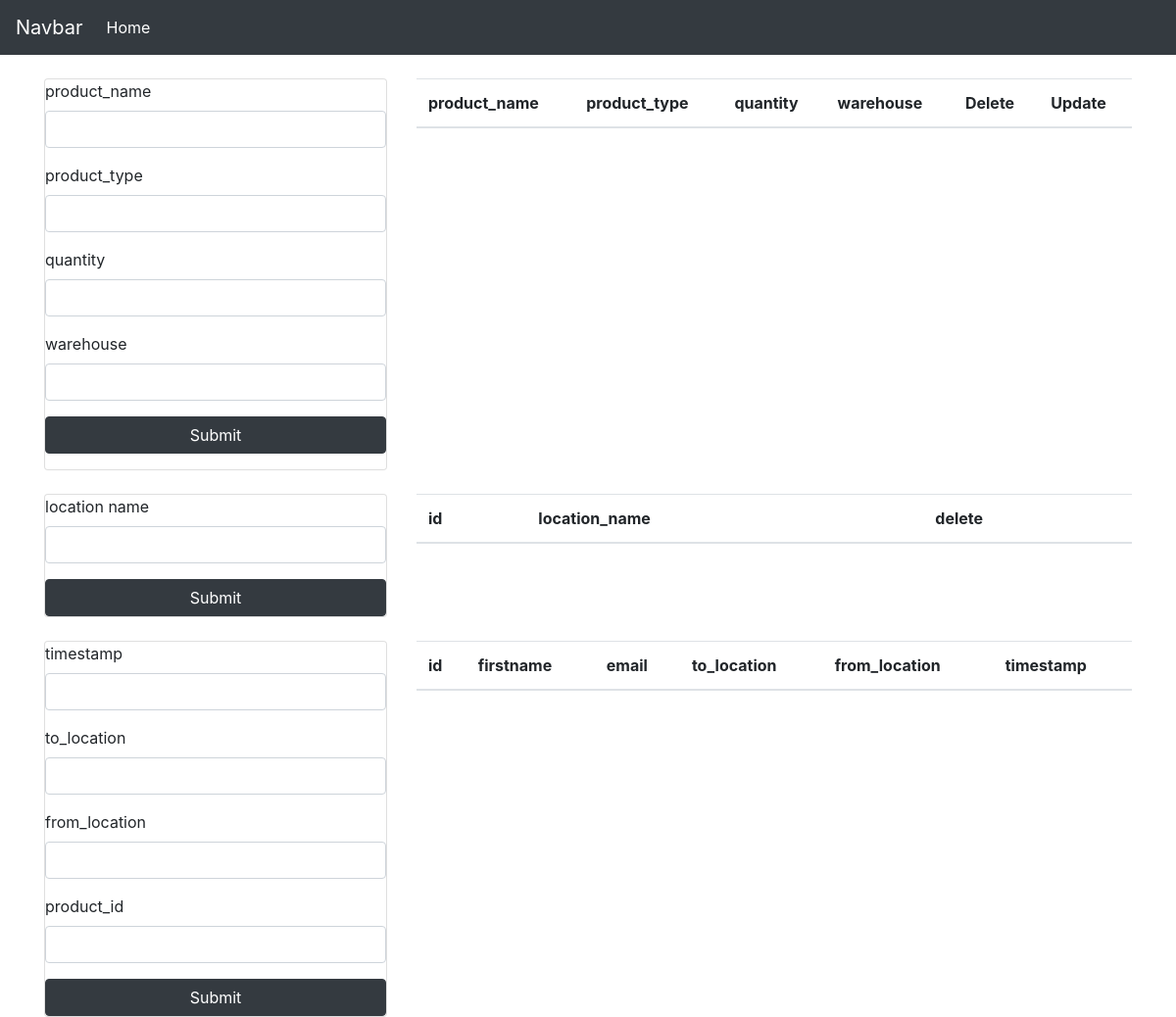
Before: / with the older database file.
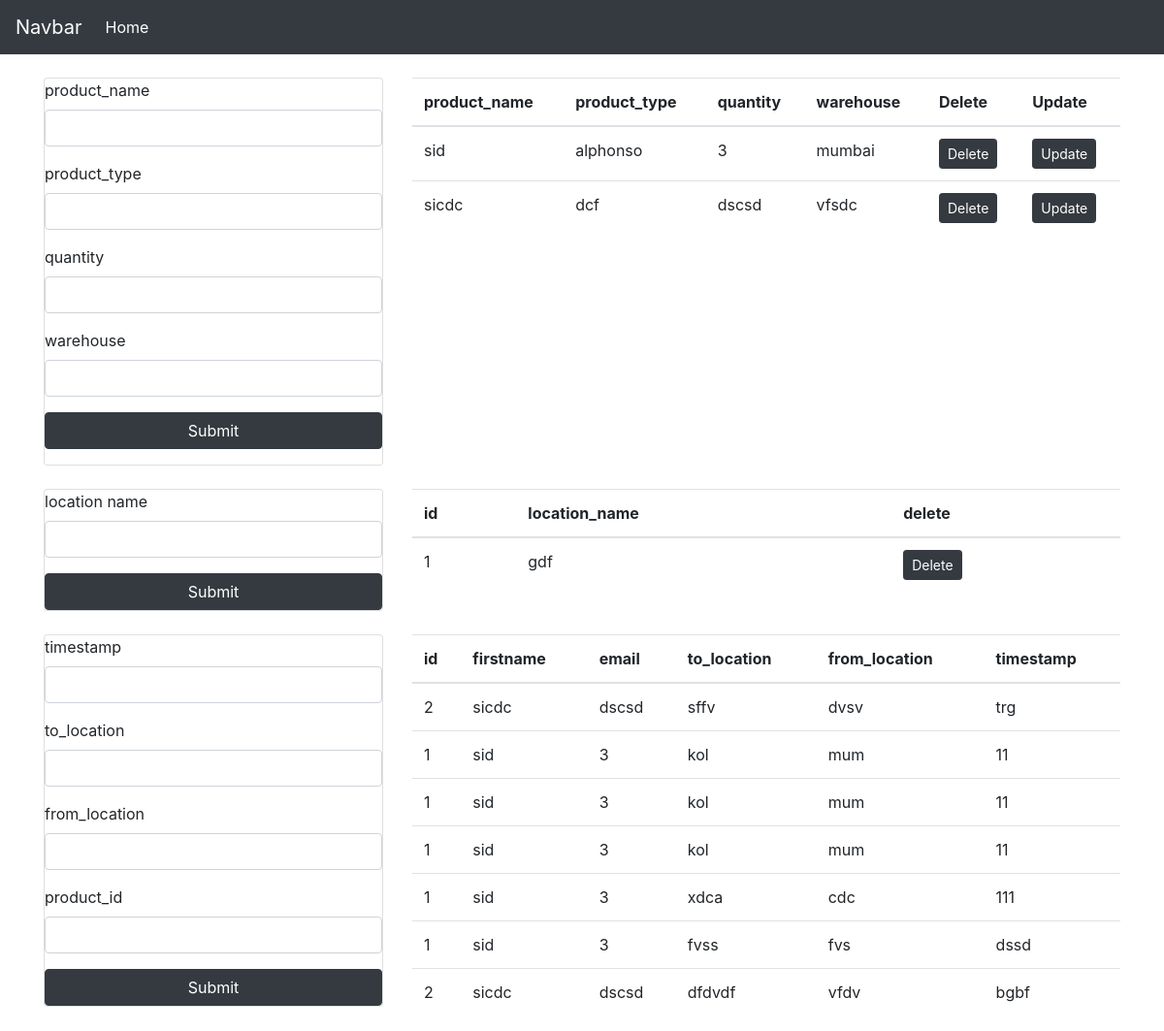
After: the same page with the newer database file.
### app.py (models this page shows)
class User1(db.Model):
    id = db.Column(db.Integer,primary_key=True, autoincrement=True)
    firstname = db.Column(db.String(200))
    lastname = db.Column(db.String(200))
    email = db.Column(db.String(200))
    password = db.Column(db.String(200))

class Location(db.Model):
    id = db.Column(db.Integer,primary_key=True, autoincrement=True)
    location_name = db.Column(db.String(200))

class Movement(db.Model):
    id = db.Column(db.Integer, primary_key=True)
    timestamp = db.Column(db.String(200))
    to_location = db.Column(db.String(200))
    from_location = db.Column(db.String(200))
    product_id = db.Column(db.Integer)

### app.py (the view, shortened to what this page needs)
@app.route('/',methods=['GET','POST'])
def get():
    if request.method == "GET":
        user1s = User1.query.all()
        locations = Location.query.all()
        for i in locations:
            print(i)
        movements = db.session.query(User1, Movement).filter(User1.id == Movement.product_id).all()
        page ='home'
        user = User1(id='',firstname='',lastname='',email='',password='')
        return render_template('home.html',user1s=user1s,locations=locations,movements=movements,page=page,user=user)

### templates/home.html (shortened to what this page needs)
{% extends 'index.html' %}
{% block content %}
<br>
<div class="row">
    <div class="col-lg-4">
        <div class="card">
            {% if page == 'home' %}
            <form action="/" method="POST" class="form-group">
            {% endif %}
            <div class="form-group">
                <label for="">product_name</label>
                <input type="text" name="firstname" class="form-control" value={{user.firstname}}>
            </div>
            <div class="form-group">
                <label for="">product_type</label>
                <input type="text" name="lastname" class="form-control" value={{user.lastname}}>
            </div>
            <div class="form-group">
                <label for="">quantity</label>
                <input type="text" name="email" class="form-control" value={{user.email}}>
            </div>
            <div class="form-group">
                <label for="">warehouse</label>
                <input type="text" name="password" class="form-control" value={{user.password}}>
            </div>
            <button class="btn btn-block btn-dark">Submit</button>
            </form>
        </div>
    </div>
    <div class="col-lg-8">
        <table class="table">
            <thead>
                <th>product_name</th>
                <th>product_type</th>
                <th>quantity</th>
                <th>warehouse</th>
                <th>Delete</th>
                <th>Update</th>
            </thead>
            <tbody>
                {% for i in user1s %}
                <tr>
                    <td>{{ i.firstname }}</td>
                    <td>{{ i.lastname }}</td>
                    <td>{{ i.email }}</td>
                    <td>{{ i.password }}</td>
                    <td>
                        <a href='/delete_product/{{i.id}}' class="btn btn-sm btn-dark">Delete</a>
                    </td>
                    <td>
                        <a href='/update_product/{{i.id}}' class="btn btn-sm btn-dark">Update</a>
                    </td>
                </tr>
                {% endfor %}
            </tbody>
        </table>
    </div>
</div>
<br>
<div class="row">
    <div class="col-lg-4">
        <div class="card">
            <form method="POST" action="/add_location">
                <div class="form-group">
                    <label for="">location name</label>
                    <input type="text" name="location_name" class="form-control" >
                </div>
                <button class="btn btn-block btn-dark">Submit</button>
            </form>
        </div>
    </div>
    <div class="col-lg-8">
        <table class="table">
            <thead>
                <th>id</th>
                <th>location_name</th>
                <th>delete</th>
            </thead>
            <tbody>
                {% for i in locations %}
                <tr>
                    <td>{{ i.id }}</td>
                    <td>{{ i.location_name }}</td>
                    <td>
                        <a href='/delete_location/{{i.id}}' class="btn btn-sm btn-dark">Delete</a>
                    </td>
                </tr>
                {% endfor %}
            </tbody>
        </table>
    </div>
</div>
<br>
<div class="row">
    <div class="col-lg-4">
        <div class="card">
            <form method="POST" action="/add_movement">
                <div class="form-group">
                    <label for="">timestamp</label>
                    <input type="text" name="timestamp" class="form-control" >
                </div>
                <div class="form-group">
                    <label for="">to_location</label>
                    <input type="text" name="to_location" class="form-control" >
                </div>
                <div class="form-group">
                    <label for="">from_location</label>
                    <input type="text" name="from_location" class="form-control" >
                </div>
                <div class="form-group">
                    <label for="">product_id</label>
                    <input type="text" name="product_id" class="form-control" >
                </div>
                <button class="btn btn-block btn-dark">Submit</button>
            </form>
        </div>
    </div>
    <div class="col-lg-8">
        <table class="table">
            <thead>
                <th>id</th>
                <th>firstname</th>
                <th>email</th>
                <th>to_location</th>
                <th>from_location</th>
                <th>timestamp</th>
            </thead>
            <tbody>
                {% for i in movements %}
                <tr>
                    <td>{{ i.User1.id }}</td>
                    <td>{{ i.User1.firstname }}</td>
                    <td>{{ i.User1.email }}</td>
                    <td>{{ i.Movement.to_location }}</td>
                    <td>{{ i.Movement.from_location }}</td>
                    <td>{{ i.Movement.timestamp }}</td>
                </tr>
                {% endfor %}
            </tbody>
        </table>
    </div>
</div>
{% endblock %}

### templates/index.html (shortened to what this page needs)
<!DOCTYPE html>
<html lang="en">
<head>
    <link rel="stylesheet" href="https://stackpath.bootstrapcdn.com/bootstrap/4.3.1/css/bootstrap.min.css">    <title>Document</title>
</head>
<body>
    <nav class="navbar navbar-expand-lg navbar-dark bg-dark">
        <a class="navbar-brand" href="#">Navbar</a>
        <div class="collapse navbar-collapse" id="navbarNavAltMarkup">
          <div class="navbar-nav">
            <a class="nav-item nav-link active" href="#">Home <span class="sr-only">(current)</span></a>
          </div>
        </div>
      </nav>
    <div class="container">
    {% block content %}{% endblock %}
</div>
</body>
</html>

Changed rows visible on the page:
added User1: firstname "sid", lastname "alphonso", email "3", password "mumbai", User1.id "1", User1.firstname "sid", User1.email "3", Movement.to_location "kol", Movement.from_location "mum", Movement.timestamp "11", Movement.to_location "xdca", Movement.from_location "cdc", Movement.timestamp "111", Movement.to_location "fvss", Movement.from_location "fvs", Movement.timestamp "dssd"
added User1: firstname "sicdc", lastname "dcf", email "dscsd", password "vfsdc", User1.id "2", User1.firstname "sicdc", User1.email "dscsd", Movement.to_location "sffv", Movement.from_location "dvsv", Movement.timestamp "trg", Movement.to_location "dfdvdf", Movement.from_location "vfdv", Movement.timestamp "bgbf"
added Location: id "1", location_name "gdf"
